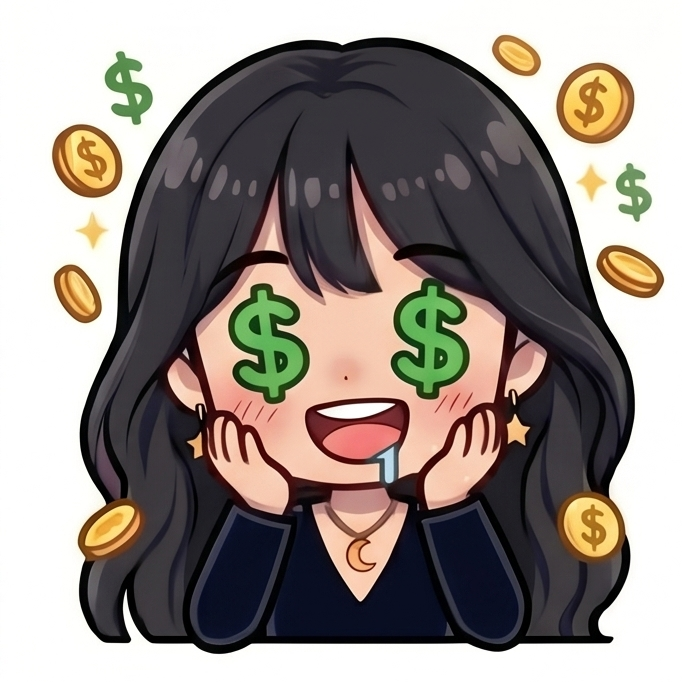
#> input picture assets/characters/luna_お金目.png, 682 x 682 px
$ python -i thumbnail_factory.py   (imports and definitions only)
#> lines starting #> are read from the running program, lines starting #| are printed output that depends on the picture; after the words box and inside, x2 and y2 are one past the last pixel; in counts of white or black regions, pixels touching at a corner belong together
#> further down, picture is the input picture: PIL image 682x682 RGBA; mean R, G, B, A 148.9, 140.2, 134.6, 255
#!/usr/bin/env python3
"""
特典サムネ量産ツール
背景＋ゴージャス金フォントテキスト＋キャラを合成して大量生産

CSVから一括生成:
  python3 tools/thumbnail_factory.py data/batch.csv

CSVフォーマット (UTF-8, ヘッダー必須):
  character,line1,line2,line3,output_name
  girl_01.png,月収30万円,マネタイズロードマップ,,thumb_001.png
  girl_02.png,SNS集客,3つの極意,完全攻略,thumb_002.png
  - line3 は空欄でもOK（2行で済む場合）
  - character は assets/characters/ 内のファイル名

設定:
  - 背景: assets/bg/特典サムネ背景.png（--bg で上書き可能）
  - フォント: assets/fonts/NotoSerifJP.ttf
  - 出力先: output/thumbnails/

オプション:
  --bg PATH       背景画像を上書き
  --char-size F   キャラ幅の画面比 (デフォルト: 0.08)
  --char-margin F 右下余白の画面比 (デフォルト: 0.10)
  --text-area F   テキスト配置エリアの幅比 (デフォルト: 0.60)
  --text-left F   テキスト左端の画面比 (デフォルト: 0.06)
"""

from __future__ import annotations
import argparse
import csv
import os
import sys
from pathlib import Path
from typing import Optional
from PIL import Image, ImageDraw, ImageFont, ImageChops

ROOT = Path(__file__).resolve().parent.parent
DEFAULT_BG = ROOT / "assets" / "bg" / "特典サムネ背景.png"
FONT_PATH = ROOT / "assets" / "fonts" / "NotoSerifJP.ttf"
CHARS_DIR = ROOT / "assets" / "characters"
OUTPUT_DIR = ROOT / "output" / "thumbnails"

# ゴージャス金グラデ（上→下）
GOLD_GRADIENT = [
    (255, 240, 180),  # 上：明るいシャンパンゴールド
    (240, 200, 100),  # 中：鮮やかなゴールド
    (180, 130, 50),   # 下：ディープゴールド／ブロンズ
]
OUTLINE_COLOR = (40, 25, 10)      # ダークブラウン
SHADOW_COLOR = (0, 0, 0, 100)     # 半透明黒
HIGHLIGHT_COLOR = (255, 250, 220, 200)  # 上部ハイライト


def auto_remove_white_bg(img: Image.Image, tolerance: int = 15) -> Image.Image:
    """キャラ画像のコーナーから flood-fill して白背景を透過にする。
    内部の白（瞳のハイライト等）は隔離されてれば残る。"""
#> called with tolerance = 15
    img = img.convert("RGBA")
    w, h = img.size
#> w = 682; h = 682
    # アルファマスク作成（最初は全部不透明）
    mask = Image.new("L", (w, h), 255)
#> mask: PIL image 682x682 L; every value is 255

    rgb = img.convert("RGB")

    def is_bg_like(pixel, ref):
        return all(abs(pixel[i] - ref[i]) <= tolerance for i in range(3))

    # 4コーナーから flood-fill
    visited = [[False] * w for _ in range(h)]
    rgb_pixels = rgb.load()

    from collections import deque
    for cx, cy in [(0, 0), (w - 1, 0), (0, h - 1), (w - 1, h - 1)]:
        ref = rgb_pixels[cx, cy]
        # 白っぽくないコーナーはスキップ
        if not all(c >= 240 for c in ref):
            continue
        queue = deque([(cx, cy)])
        while queue:
            x, y = queue.popleft()
            if x < 0 or x >= w or y < 0 or y >= h or visited[y][x]:
                continue
            if not is_bg_like(rgb_pixels[x, y], ref):
                continue
            visited[y][x] = True
            mask.putpixel((x, y), 0)
            queue.extend([(x + 1, y), (x - 1, y), (x, y + 1), (x, y - 1)])
#> this loop made 4 passes
#> ref on passes 1 to 4: (255, 255, 255), (255, 255, 253), (255, 255, 255), (255, 255, 255)
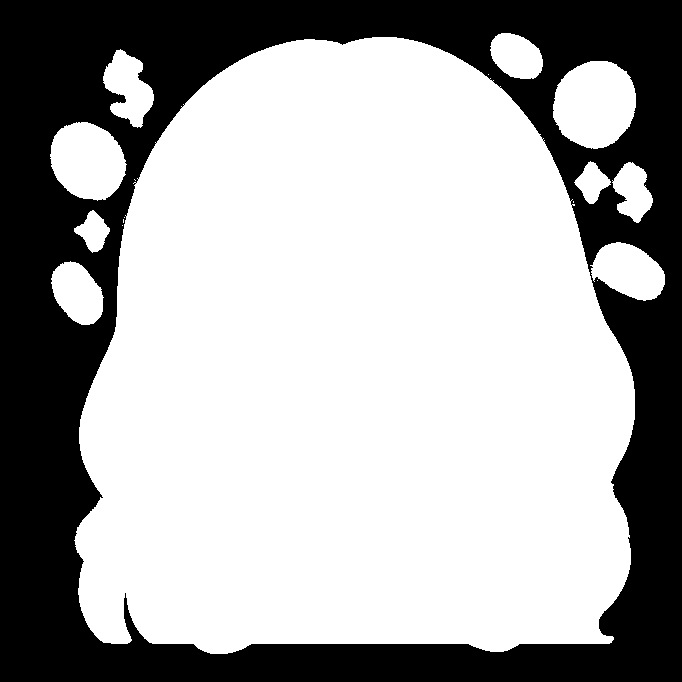
#> mask: PIL image 682x682 L; 65.8% white; 1 black region, box (x1, y1, x2, y2) and area: (0, 0, 682, 682) 158918
#> after the loop, visited = 682 items

    img.putalpha(mask)
    return img


# [265 lines left out: functions make_gold_text_image, fit_font_size, load_font, render_text_block, compose_thumbnail, process_csv and 1 more, not called in this run]


# [2 lines not run here, left out]

>>> from PIL import Image
>>> picture = Image.open('../assets/characters/luna_お金目.png')
>>> result = auto_remove_white_bg(picture)

$ run again, on assets/characters/luna_ため息.png
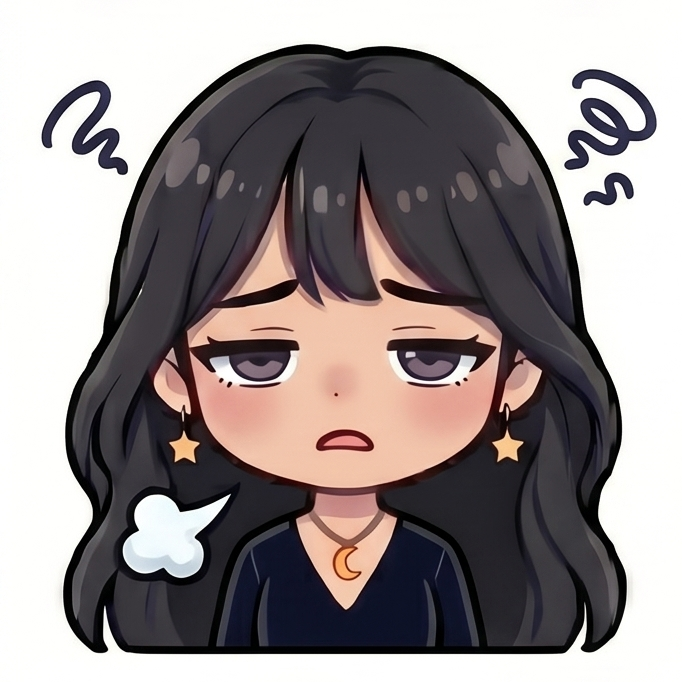
#> input picture assets/characters/luna_ため息.png, 682 x 682 px
#> picture is the input picture: PIL image 682x682 RGBA; mean R, G, B, A 149.2, 141.3, 141.5, 255
#> the loop in auto_remove_white_bg, `for cx, cy in [(0, 0), (w - 1, 0), (0, h - 1), (w - 1, h - 1)]:` made 4 passes
#> ref on passes 1 to 4: (254, 255, 255), (255, 255, 253), (255, 255, 253), (255, 255, 255)
#> after the loop in auto_remove_white_bg, `for cx, cy in [(0, 0), (w - 1, 0), (0, h - 1), (w - 1, h - 1)]:`:
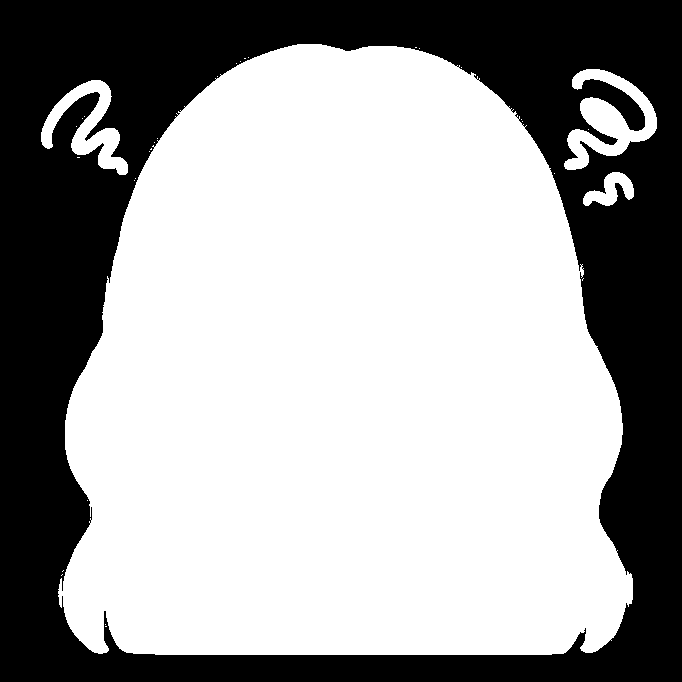
#> mask: PIL image 682x682 L; 63.1% white; 1 black region, box (x1, y1, x2, y2) and area: (0, 0, 682, 682) 171851
#> after the loop in auto_remove_white_bg, `for cx, cy in [(0, 0), (w - 1, 0), (0, h - 1), (w - 1, h - 1)]:`: visited = 682 items

$ run again, on assets/characters/luna_はてな.png
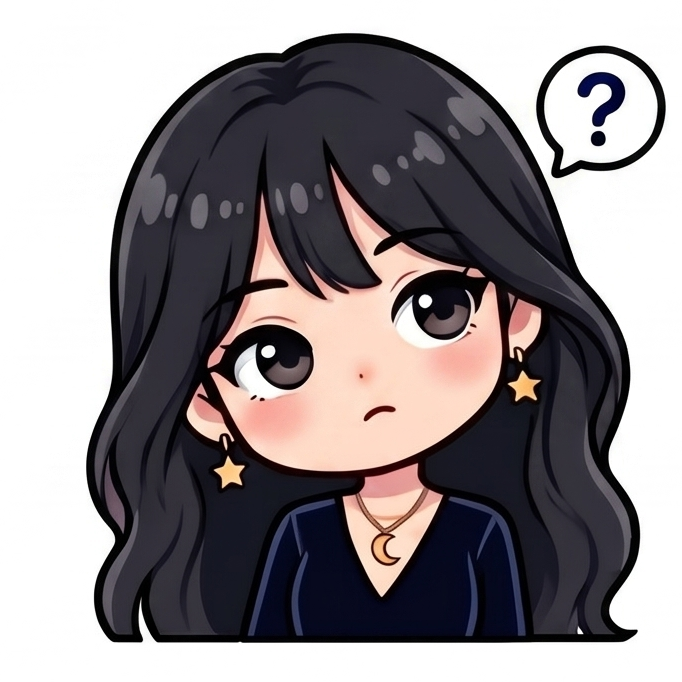
#> input picture assets/characters/luna_はてな.png, 682 x 682 px
#> picture is the input picture: PIL image 682x682 RGBA; mean R, G, B, A 145.1, 139.3, 142, 255
#> after the loop in auto_remove_white_bg, `for cx, cy in [(0, 0), (w - 1, 0), (0, h - 1), (w - 1, h - 1)]:`:
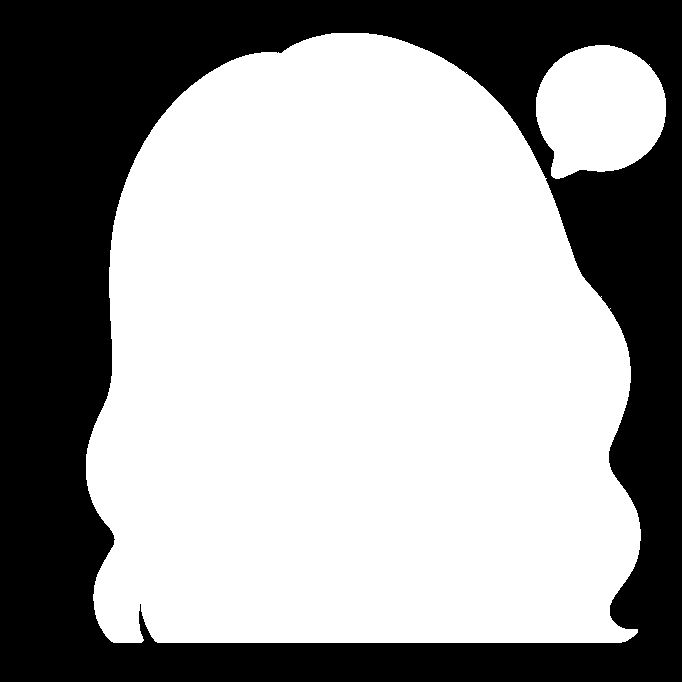
#> mask: PIL image 682x682 L; 62.8% white; 1 black region, box (x1, y1, x2, y2) and area: (0, 0, 682, 682) 173056
#> after the loop in auto_remove_white_bg, `for cx, cy in [(0, 0), (w - 1, 0), (0, h - 1), (w - 1, h - 1)]:`: visited = 682 items
